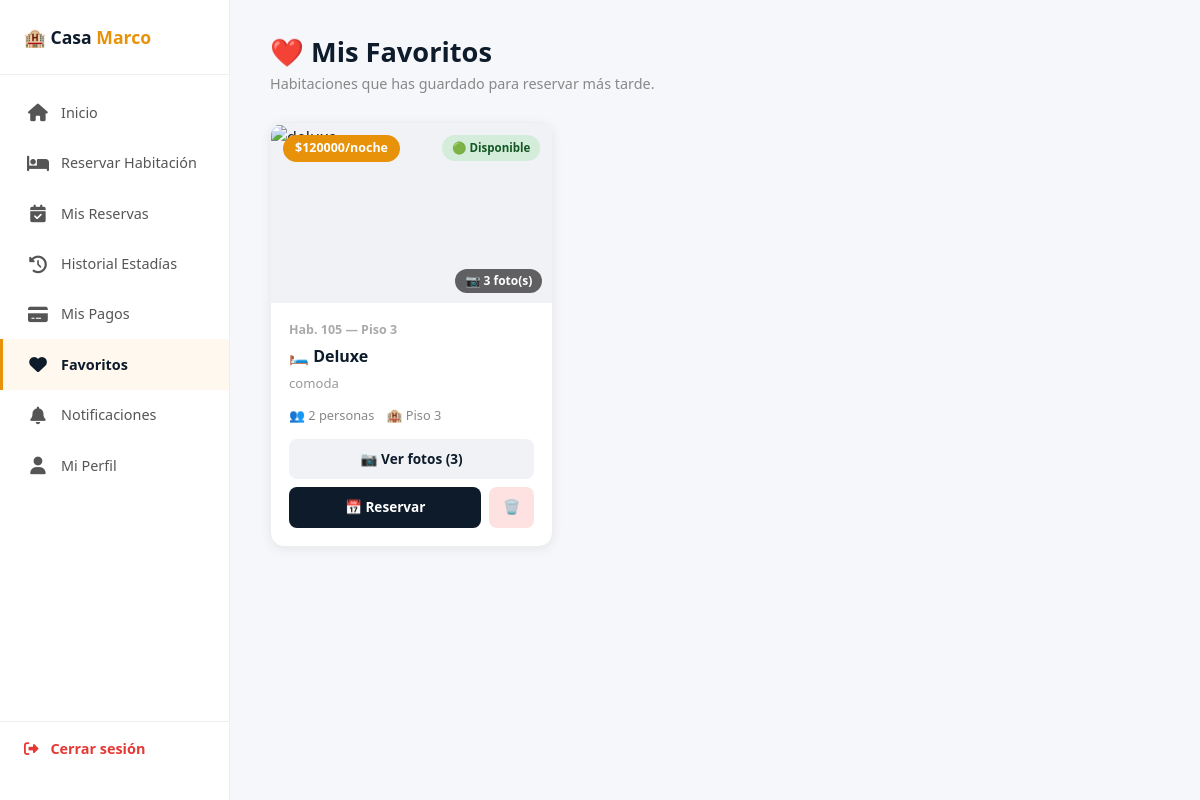
The app's page /favoritos/ (signed in) with its own data.
### crud_app/models.py (models this page shows, shortened)
class Favorito(models.Model):
    usuario         = models.ForeignKey(User, on_delete=models.CASCADE, related_name='favoritos')
    habitacion      = models.ForeignKey(Habitacion, on_delete=models.CASCADE, related_name='favoritos')
    creado_el       = models.DateTimeField(auto_now_add=True)
    class Meta:
        unique_together = ('usuario', 'habitacion')

class Habitacion(models.Model):
    TIPOS = [
        ('estandar',    '🛏️ Estándar'),
        ('deluxe',      '🛏️ Deluxe'),
        ('suite',       '⭐ Suite'),
        ('suite_ejecutiva', '👔 Suite Ejecutiva'),
        ('suite_presidencial', '👑 Suite Presidencial'),
        ('villa',       '🏡 Villa Familiar'),
    ]
    ESTADOS = [
        ('disponible',   '🟢 Disponible'),
        ('reservada',    '📋 Reservada'),
        ('ocupada',      '🔵 Ocupada'),
        ('limpieza',     '🟡 Limpieza'),
        ('mantenimiento','🔴 Mantenimiento'),
    ]
    numero          = models.CharField(max_length=10, unique=True)
    tipo            = models.CharField(max_length=30, choices=TIPOS, default='estandar')
    descripcion     = models.TextField()
    precio_noche    = models.DecimalField(max_digits=10, decimal_places=2)
    capacidad       = models.PositiveIntegerField(default=2)
    piso            = models.PositiveIntegerField(default=1)
    estado          = models.CharField(max_length=20, choices=ESTADOS, default='disponible')
    imagen          = models.ImageField(upload_to='habitaciones/', blank=True, null=True)
    imagen_url      = models.URLField(blank=True, null=True)
    amenidades      = models.TextField(blank=True, null=True)
    activa          = models.BooleanField(default=True)
    imagenes_galeria = models.TextField(blank=True, null=True)
    creado_el       = models.DateTimeField(auto_now_add=True)

### crud_app/views.py (the view)
# urls.py: path('favoritos/', views.favoritos, name='favoritos'),
@login_required(login_url='login')
def favoritos(request):
    favs = Favorito.objects.filter(usuario=request.user).select_related('habitacion')
    return render(request, 'crud_app/favoritos.html', {'favoritos': favs})

### crud_app/templates/crud_app/favoritos.html (shortened to what this page needs)
{% load static %}
<!DOCTYPE html>
<html lang="es">
<head>
  <link href="https://cdn.jsdelivr.net/npm/bootstrap@5.3.0/dist/css/bootstrap.min.css" rel="stylesheet">
  <link rel="stylesheet" href="https://cdnjs.cloudflare.com/ajax/libs/font-awesome/6.4.0/css/all.min.css"/>
</head>
<body>
<aside class="sidebar">
  <div class="sidebar-logo">🏨 Casa <span>Marco</span></div>
  <nav class="sidebar-nav">
    <a href="{% url 'home' %}">
      <span class="icon"><i class="fas fa-home"></i></span> Inicio
    </a>
    <a href="{% url 'reservar_habitacion' %}">
      <span class="icon"><i class="fas fa-bed"></i></span> Reservar Habitación
    </a>
    <a href="{% url 'mis_reservas' %}">
      <span class="icon"><i class="fas fa-calendar-check"></i></span> Mis Reservas
    </a>
    <a href="{% url 'historial_estadias' %}">
      <span class="icon"><i class="fas fa-history"></i></span> Historial Estadías
    </a>
    <a href="{% url 'mis_pagos' %}">
      <span class="icon"><i class="fas fa-credit-card"></i></span> Mis Pagos
    </a>
    <a href="{% url 'favoritos' %}" class="active">
      <span class="icon"><i class="fas fa-heart"></i></span> Favoritos
    </a>
    <a href="{% url 'notificaciones' %}">
      <span class="icon"><i class="fas fa-bell"></i></span> Notificaciones
    </a>
    <a href="{% url 'perfil_usuario' %}">
      <span class="icon"><i class="fas fa-user"></i></span> Mi Perfil
    </a>
  </nav>
  <div class="sidebar-logout">
    <a href="{% url 'logout' %}">
      <span class="icon"><i class="fas fa-sign-out-alt"></i></span> Cerrar sesión
    </a>
  </div>
</aside>
<main class="main">
  <h1 class="page-title">❤️ Mis Favoritos</h1>
  <p class="page-sub">Habitaciones que has guardado para reservar más tarde.</p>
  {% if favoritos %}
  <div class="fav-grid">
    {% for fav in favoritos %}
    <div class="fav-card">
      <div class="fav-img" onclick="verFotos(
        '{{ fav.habitacion.get_tipo_display }}',
        '{{ fav.habitacion.numero }}',
        '{% if fav.habitacion.imagen %}{{ fav.habitacion.imagen.url }}{% endif %}',
        [{% for foto in fav.habitacion.fotos.all %}'{{ foto.imagen.url }}'{% if not forloop.last %},{% endif %}{% endfor %}]
      )">
        <span class="fav-precio">${{ fav.habitacion.precio_noche|floatformat:0 }}/noche</span>
        <span class="fav-estado">{{ fav.habitacion.get_estado_display }}</span>
        {% with total=fav.habitacion.fotos.count %}
        {% if total > 0 %}
        <span class="fav-foto-count">📷 {{ total }} foto(s)</span>
        {% endif %}
        {% endwith %}
      </div>
      <div class="fav-body">
        <div class="fav-numero">Hab. {{ fav.habitacion.numero }} — Piso {{ fav.habitacion.piso }}</div>
        <div class="fav-nombre">{{ fav.habitacion.get_tipo_display }}</div>
        <div class="fav-desc">{{ fav.habitacion.descripcion|truncatechars:80 }}</div>
        <div class="fav-info">
          <span>👥 {{ fav.habitacion.capacidad }} personas</span>
          <span>🏨 Piso {{ fav.habitacion.piso }}</span>
        </div>
        <div class="fav-actions">
          {% if fav.habitacion.fotos.count > 0 or fav.habitacion.imagen %}
          <button class="btn-fotos" onclick="verFotos(
            '{{ fav.habitacion.get_tipo_display }}',
            '{{ fav.habitacion.numero }}',
            '{% if fav.habitacion.imagen %}{{ fav.habitacion.imagen.url }}{% endif %}',
            [{% for foto in fav.habitacion.fotos.all %}'{{ foto.imagen.url }}'{% if not forloop.last %},{% endif %}{% endfor %}]
          )">📷 Ver fotos ({{ fav.habitacion.fotos.count }})</button>
          {% endif %}
          <div class="fav-actions-row">
            {% if fav.habitacion.estado == 'disponible' %}
            <a href="{% url 'confirmar_reserva' fav.habitacion.pk %}" class="btn-reservar">
              📅 Reservar
            </a>
            {% else %}
            <button class="btn-reservar" disabled style="opacity:0.5;cursor:not-allowed;background:#ccc;color:#666;">
              🚫 No disponible
            </button>
            {% endif %}
            <a href="{% url 'toggle_favorito' fav.habitacion.pk %}" class="btn-quitar">
              🗑️
            </a>
          </div>
        </div>
      </div>
    </div>
    {% endfor %}
  </div>
  {% endif %}
</main>
</body>
</html>

### crud_app/templates/crud_app/favoritos.html (style rules this page uses)
:root { --naranja: #E8920A; --azul-dark: #0D1B2A; }
* { box-sizing: border-box; margin: 0; padding: 0; }
body { font-family: 'Segoe UI', sans-serif; background: #f5f7fa; display: flex; min-height: 100vh; }
.sidebar { width: 230px; background: white; border-right: 1px solid #eee; display: flex; flex-direction: column; padding: 24px 0; position: fixed; top: 0; left: 0; bottom: 0; z-index: 100; }
.sidebar-logo { padding: 0 24px 24px; border-bottom: 1px solid #eee; font-size: 1.1rem; font-weight: 900; color: var(--azul-dark); }
.sidebar-logo span { color: var(--naranja); }
.sidebar-nav { padding: 12px 0; flex: 1; }
.sidebar-nav a { display: flex; align-items: center; gap: 12px; padding: 12px 24px; color: #555; text-decoration: none; font-size: 0.9rem; font-weight: 500; transition: all 0.2s; border-left: 3px solid transparent; }
.sidebar-nav a:hover, .sidebar-nav a.active { background: #fff8ee; color: var(--azul-dark); border-left-color: var(--naranja); font-weight: 700; }
.sidebar-nav .icon { font-size: 1.1rem; width: 22px; text-align: center; }
.sidebar-logout { padding: 16px 24px; border-top: 1px solid #eee; }
.sidebar-logout a { display: flex; align-items: center; gap: 12px; color: #e53935; text-decoration: none; font-size: 0.9rem; font-weight: 600; }
.main { margin-left: 230px; padding: 36px 40px; flex: 1; }
.page-title { font-size: 1.7rem; font-weight: 800; color: var(--azul-dark); margin-bottom: 4px; }
.page-sub { color: #888; font-size: 0.9rem; margin-bottom: 28px; }
.fav-grid { display: grid; grid-template-columns: repeat(auto-fill, minmax(280px, 1fr)); gap: 20px; }
.fav-card { background: white; border-radius: 14px; overflow: hidden; box-shadow: 0 2px 12px rgba(0,0,0,0.07); border: 1px solid #eee; transition: transform 0.2s, box-shadow 0.2s; }
.fav-img { height: 180px; overflow: hidden; position: relative; background: #f0f2f5; cursor: pointer; }
.fav-precio { position: absolute; top: 12px; left: 12px; background: var(--naranja); color: white; padding: 4px 12px; border-radius: 20px; font-size: 0.78rem; font-weight: 700; }
.fav-estado { position: absolute; top: 12px; right: 12px; padding: 4px 10px; border-radius: 20px; font-size: 0.72rem; font-weight: 700; background: #d4edda; color: #155724; }
.fav-foto-count { position: absolute; bottom: 10px; right: 10px; background: rgba(0,0,0,0.6); color: white; padding: 3px 10px; border-radius: 20px; font-size: 0.75rem; font-weight: 600; }
.fav-body { padding: 18px; }
.fav-numero { font-size: 0.78rem; color: #aaa; font-weight: 600; margin-bottom: 4px; }
.fav-nombre { font-size: 1rem; font-weight: 800; color: var(--azul-dark); margin-bottom: 6px; }
.fav-desc { font-size: 0.82rem; color: #999; line-height: 1.5; margin-bottom: 12px; }
.fav-info { display: flex; gap: 12px; font-size: 0.8rem; color: #888; margin-bottom: 14px; }
.fav-actions { display: flex; flex-direction: column; gap: 8px; }
.btn-fotos { width: 100%; padding: 10px; border-radius: 8px; background: #f0f2f5; color: var(--azul-dark); border: none; font-weight: 600; font-size: 0.85rem; cursor: pointer; transition: background 0.2s; text-align: center; }
.fav-actions-row { display: flex; gap: 8px; }
.btn-reservar { flex: 1; padding: 10px; text-align: center; border-radius: 8px; background: var(--azul-dark); color: white; text-decoration: none; font-size: 0.85rem; font-weight: 600; transition: background 0.2s; }
.btn-quitar { padding: 10px 14px; border-radius: 8px; background: #fee2e2; color: #991b1b; text-decoration: none; font-size: 0.85rem; font-weight: 600; transition: background 0.2s; }

### records on screen
Favorito: habitacion.precio_noche "120000", habitacion.estado "🟢 Disponible", habitacion.fotos.count "3", habitacion.numero "105", habitacion.piso "3", habitacion.tipo "🛏️ Deluxe", habitacion.descripcion "comoda", habitacion.capacidad "2", shows "📅 Reservar"
